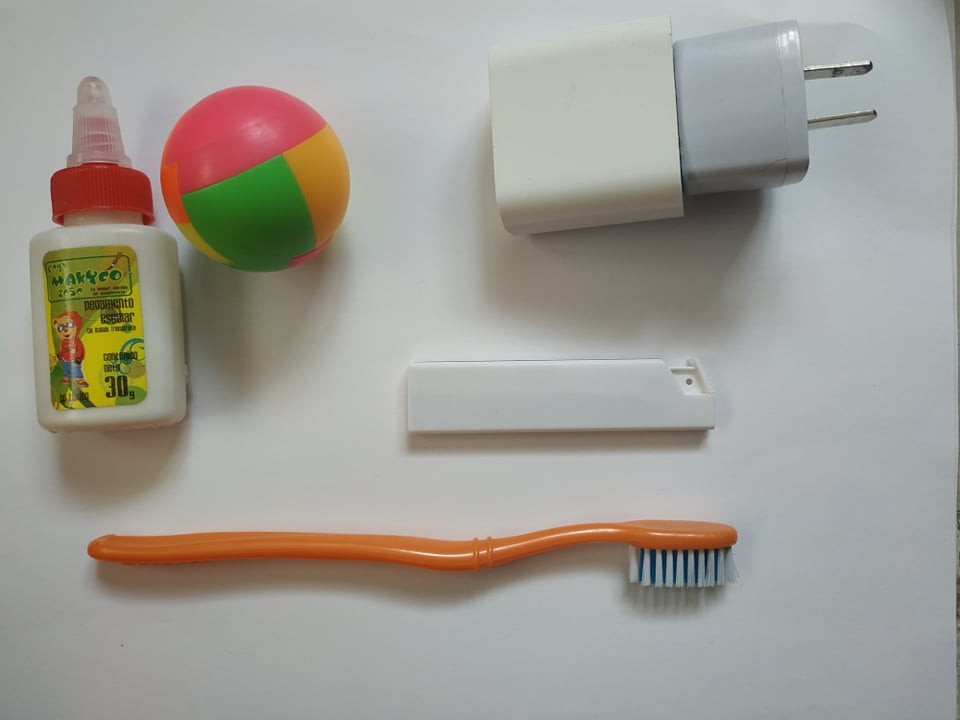
%> input picture Procesamiento de Imagenes/Im1.jpg, 960 x 720 px, given in place of Im1.jpeg, which was not available
$ octave AnalisisdeObjetos.m   (GNU Octave 9; MATLAB toolbox functions it lacks are replaced by stand-ins)
%> lines starting %> are read from the running program, lines starting %| are printed output that depends on the picture; in (x1, y1, x2, y2) boxes, pixels count from 0 and x2, y2 are one past the last pixel; in counts of white or black regions, pixels touching at a corner belong together; the program's own positions count from 1; pictures that were not available may be replaced by others from this repository, and a replacement may not be noted
close all;
clear all;
clc;
tic
Foto=imread('IndividualIdentification/Im1.jpeg');
%> Foto is the input picture: size 720x960x3 uint8; mean R, G, B 159.5, 156.3, 148.9
imshow(Foto)
Foto1=imresize(Foto,[480,640]);
%figure,imshow(Foto1)
%figure,imshow(Foto1(:,:,1));
%figure,imshow(Foto1(:,:,2));
%figure,imshow(Foto1(:,:,3));

Gris=rgb2gray(Foto1);
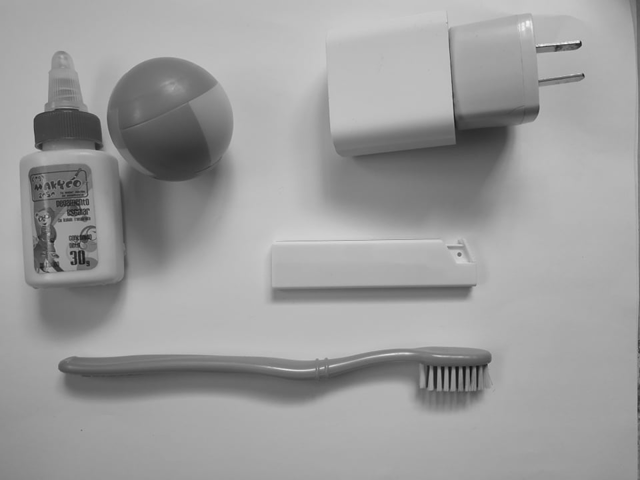
%> Gris: size 480x640 uint8; min 16, max 248, mean 156.4
%figure,imshow(Gris);

Binario2= Gris<160;
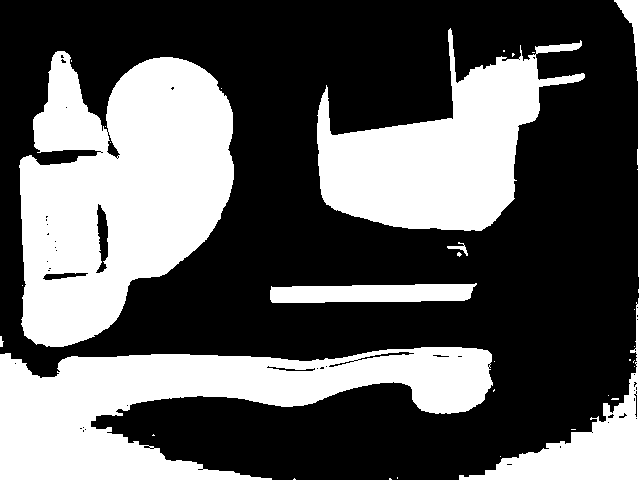
%> Binario2: size 480x640 logical; 37.1% white; 31 white regions (24 under 20 px), largest, box (x1, y1, x2, y2) and area: (19, 51, 234, 347) 43406, (0, 347, 493, 480) 33264, (317, 28, 585, 231) 25214
figure,imshow(Binario2)
toc

$ run again, with Procesamiento de Imagenes/Im2.jpg copied over Procesamiento de Imagenes/Im1.jpg
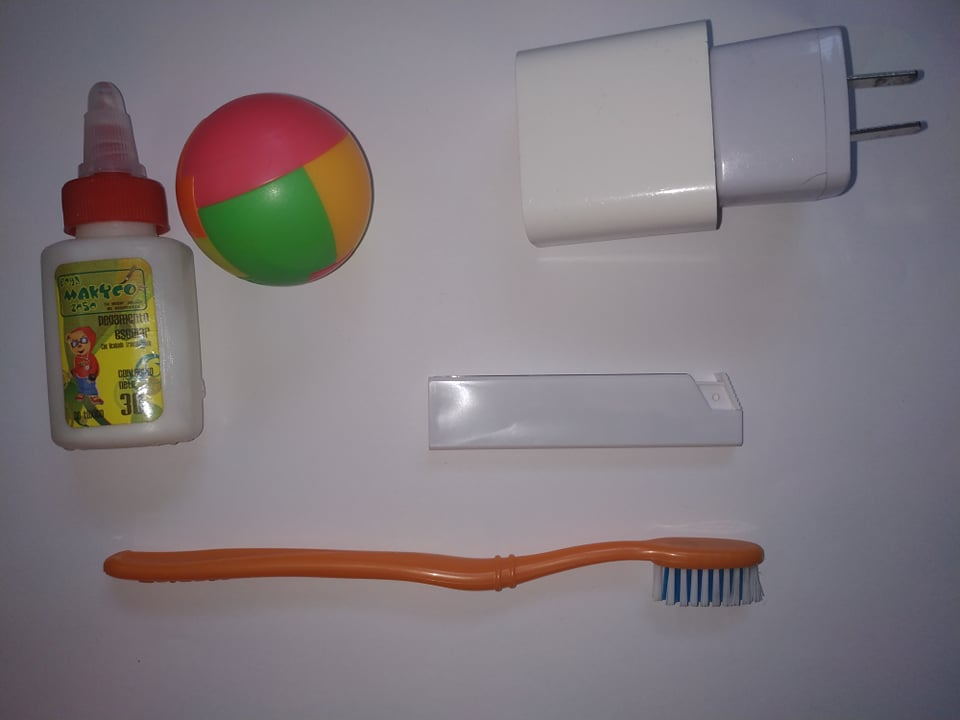
%> input picture Procesamiento de Imagenes/Im2.jpg, 960 x 720 px, given in place of Im1.jpeg, which was not available
%> Foto is the input picture: size 720x960x3 uint8; mean R, G, B 128.5, 120.7, 125.2
%> `Gris=rgb2gray(Foto1);`:
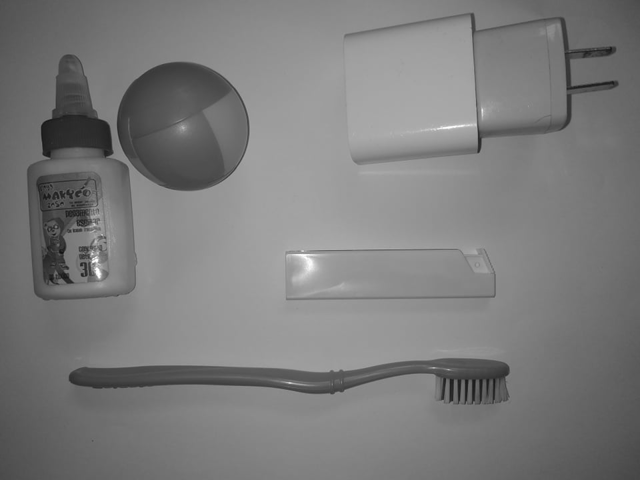
%> Gris: size 480x640 uint8; min 18, max 255, mean 123.5
%> `Binario2= Gris<160;`:
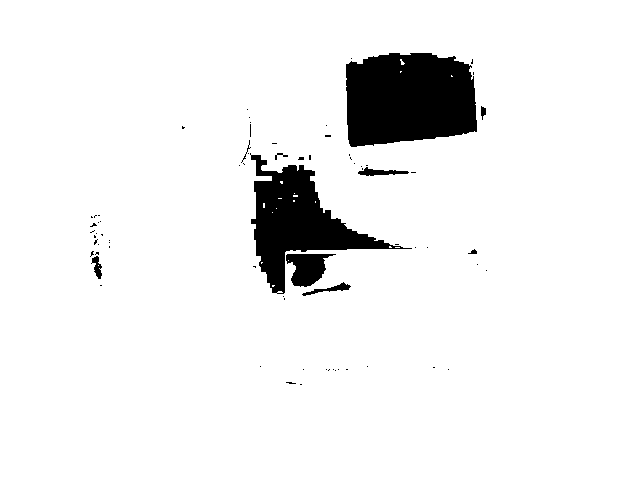
%> Binario2: size 480x640 logical; 93.5% white; 72 black regions (62 under 20 px), largest, box (x1, y1, x2, y2) and area: (346, 53, 477, 147) 10568, (250, 153, 412, 294) 7518, (286, 254, 336, 287) 1008

$ run again, with Procesamiento de Imagenes/Im3.jpg copied over Procesamiento de Imagenes/Im1.jpg
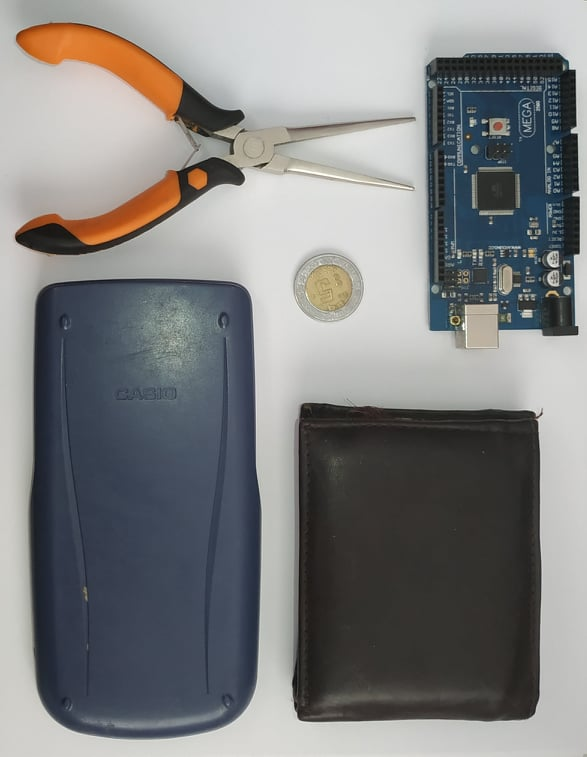
%> input picture Procesamiento de Imagenes/Im3.jpg, 587 x 757 px, given in place of Im1.jpeg, which was not available
%> Foto is the input picture: size 757x587x3 uint8; mean R, G, B 127.6, 128.1, 128.2
%> `Gris=rgb2gray(Foto1);`:
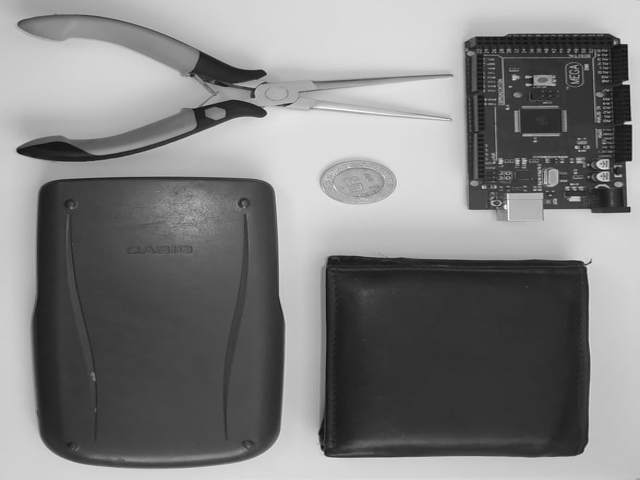
%> Gris: size 480x640 uint8; min 11, max 254, mean 128
%> `Binario2= Gris<160;`:
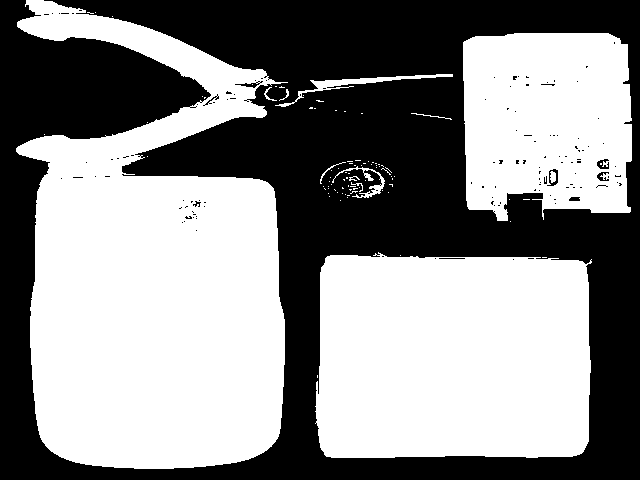
%> Binario2: size 480x640 logical; 54.7% white; 125 black regions (116 under 20 px), largest, box (x1, y1, x2, y2) and area: (0, 0, 640, 480) 138438, (547, 169, 558, 186) 81, (597, 159, 609, 169) 74

$ run again, with Procesamiento de Imagenes/Im4.jpg copied over Procesamiento de Imagenes/Im1.jpg
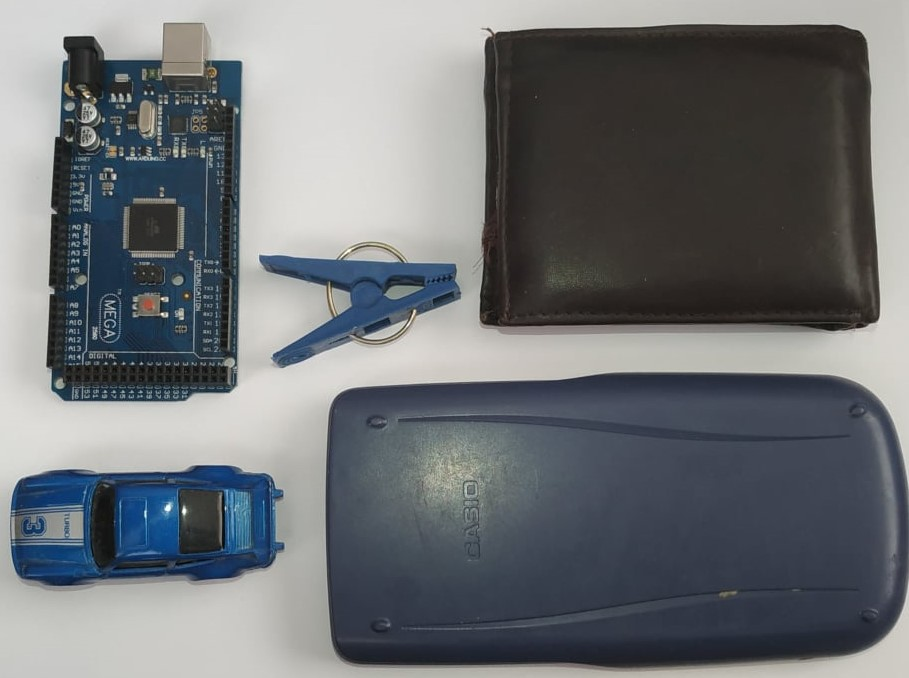
%> input picture Procesamiento de Imagenes/Im4.jpg, 909 x 678 px, given in place of Im1.jpeg, which was not available
%> Foto is the input picture: size 678x909x3 uint8; mean R, G, B 111.2, 114.8, 118
%> `Gris=rgb2gray(Foto1);`:
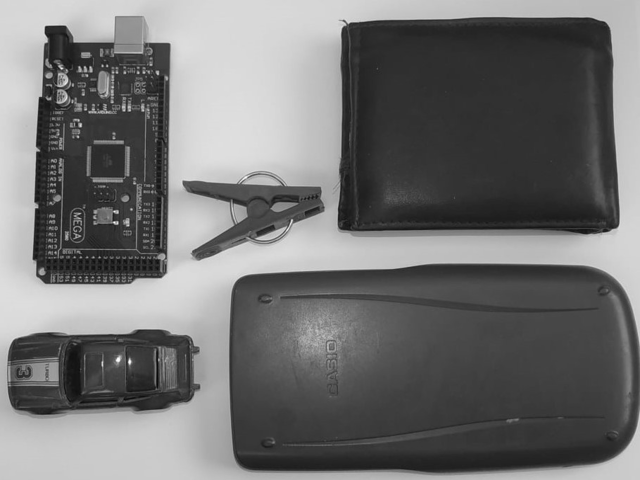
%> Gris: size 480x640 uint8; min 7, max 255, mean 114.1
%> `Binario2= Gris<160;`:
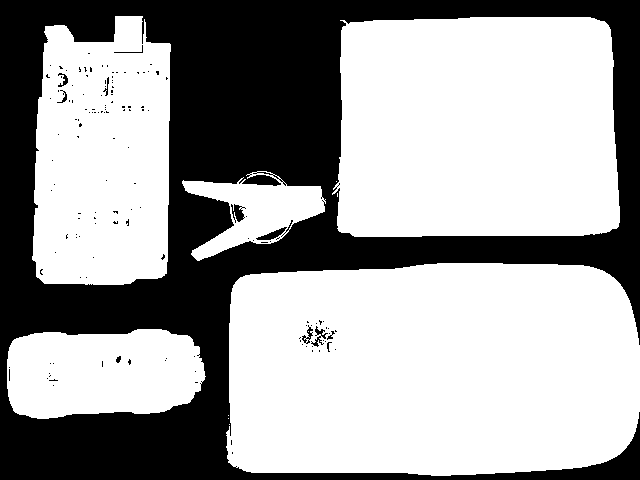
%> Binario2: size 480x640 logical; 63.4% white; 144 black regions (132 under 20 px), largest, box (x1, y1, x2, y2) and area: (0, 0, 640, 480) 111277, (256, 227, 287, 240) 154, (231, 204, 246, 223) 147
